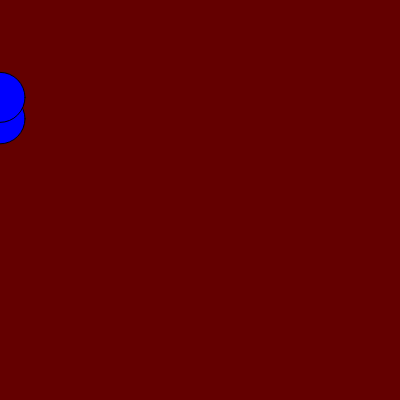
Frame 1 (no input)
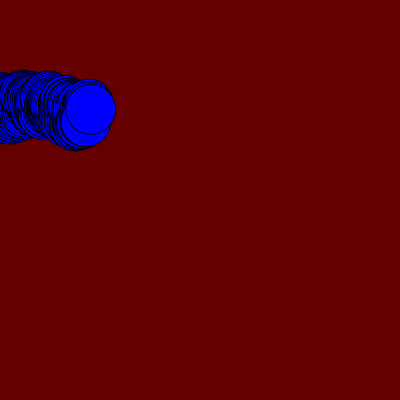
Frame 60 (no input)
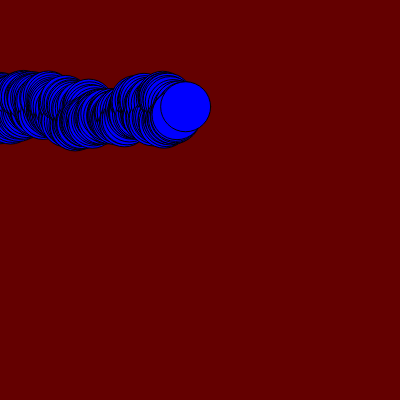
Frame 120 (the mouse pressed at the canvas centre since frame 60)

The p5.js sketch that drew these frames (run headless with seeded random() and noise() and a simulated clock; from frame 60 on, the mouse is pressed at the canvas centre):

// p5.js sketch
// ── sketch.js
let cor;
let circuloX //horizontal
let circuloY //vertical

function setup() {
  createCanvas(400, 400);
  background(color(100, 0 ,0));
  
  cor = color(random(255), random(255), random(255));
  circuloX = [0, 0];
  circuloY = [random(height), random(height)];
    
  posicaoHorizontal = 0;
  posicaoVertical = random(height);
  
  posicaoHorizontal12 = 0;
  posicaoVertical12 = random(height);
}

function draw() {
  fill("blue");
  circle(posicaoHorizontal, posicaoVertical, 50);
  circle(posicaoHorizontal12, posicaoVertical12, 50);
  
  posicaoHorizontal+= random(0, 3);
  posicaoVertical+= random(-3, 3);
  
  posicaoHorizontal12+= random(0, 3);
  posicaoVertical12+= random(-3, 3);
  
   if(mouseIsPressed) {
  cor = color(random(0, 225), random(0, 225), random(0, 255), random(0, 100));}
}
